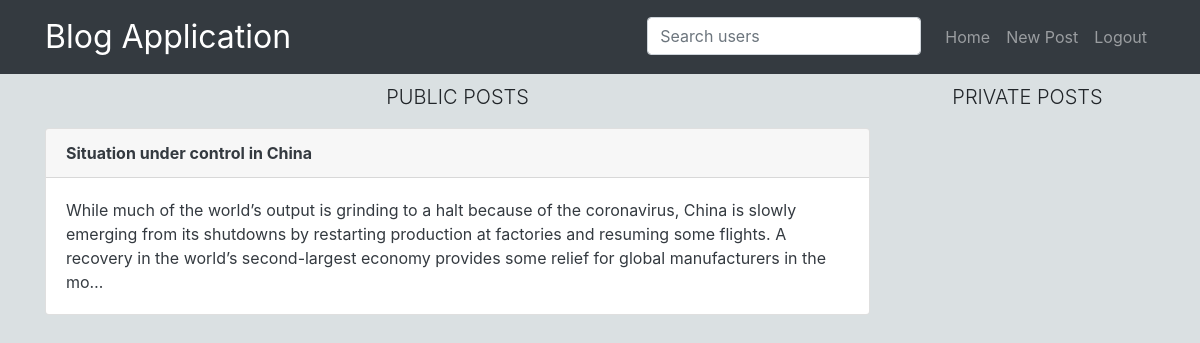
The app's page /home/ (signed in) with its own data.
### blog/models.py (models this page shows, shortened)
class Post(models.Model):
    user = models.ForeignKey(User, on_delete=models.CASCADE)
    title = models.CharField(max_length = 50)
    description = models.TextField()
    image = models.ImageField(blank=True, upload_to='pics')
    date_posted = models.DateTimeField(auto_now_add = True)
    is_public = models.BooleanField(default = True)

### blog/views.py (the view)
# urls.py: 2. Add a URL to urlpatterns:  path('', views.home, name='home')
@login_required
def home(request):
    public_posts = Post.objects.filter(
                        user = request.user,
                        is_public = True,
                    ).order_by('-date_posted')
    private_posts = Post.objects.filter(
                        user = request.user,
                        is_public = False,
                    ).order_by('-date_posted')
    return render(request,"home.html", {
                                            'public_posts': public_posts,
                                            'private_posts': private_posts
                                        })

### BlogApplication/templates/home.html (shortened to what this page needs)
{% extends "base.html" %}
{% block content %}
    <div class="row">
        <div class="col-md-9">
            {% if public_posts %}
                <p class="lead text-center mt-2">
                    PUBLIC POSTS
                </p>
            {% endif %}
            {% for post in public_posts %}
            <a href="{% url 'detail' post.id %}"
                class="text-dark"
            style="text-decoration: none;">
                <div class="card mt-2">
                    <p class="card-header font-weight-bold">{{ post.title }}</p>
                    <div class="card-body">
                        <p class="card-text">
                            {{ post.description | truncatechars:300 }}
                        </p>
                    </div>
                </div>
            </a>
            {% empty %}
                <h1 class="text-center mt-5 lead display-4">No public posts available</h1>
            {% endfor %}
        </div>
        <div class="col-md-3 col-lg-3">
            <div class="mt-2">
                {% if public_posts %}
                    <p class="lead text-center">PRIVATE POSTS</p>
                {% endif %}
            </div>
        </div>
    </div>
{% endblock content %}

### BlogApplication/templates/base.html (style rules this page uses)
body { background: #DAE0E2; }

### records on screen
Post: title "Situation under control in China", description "While much of the world’s output is grinding to a halt because of the coronavirus, China is slowly emerging from its shutdowns by restarting production at factories and resuming some flights. A recovery in the world’s second-largest economy provides some relief for global manufacturers in the mo…"
